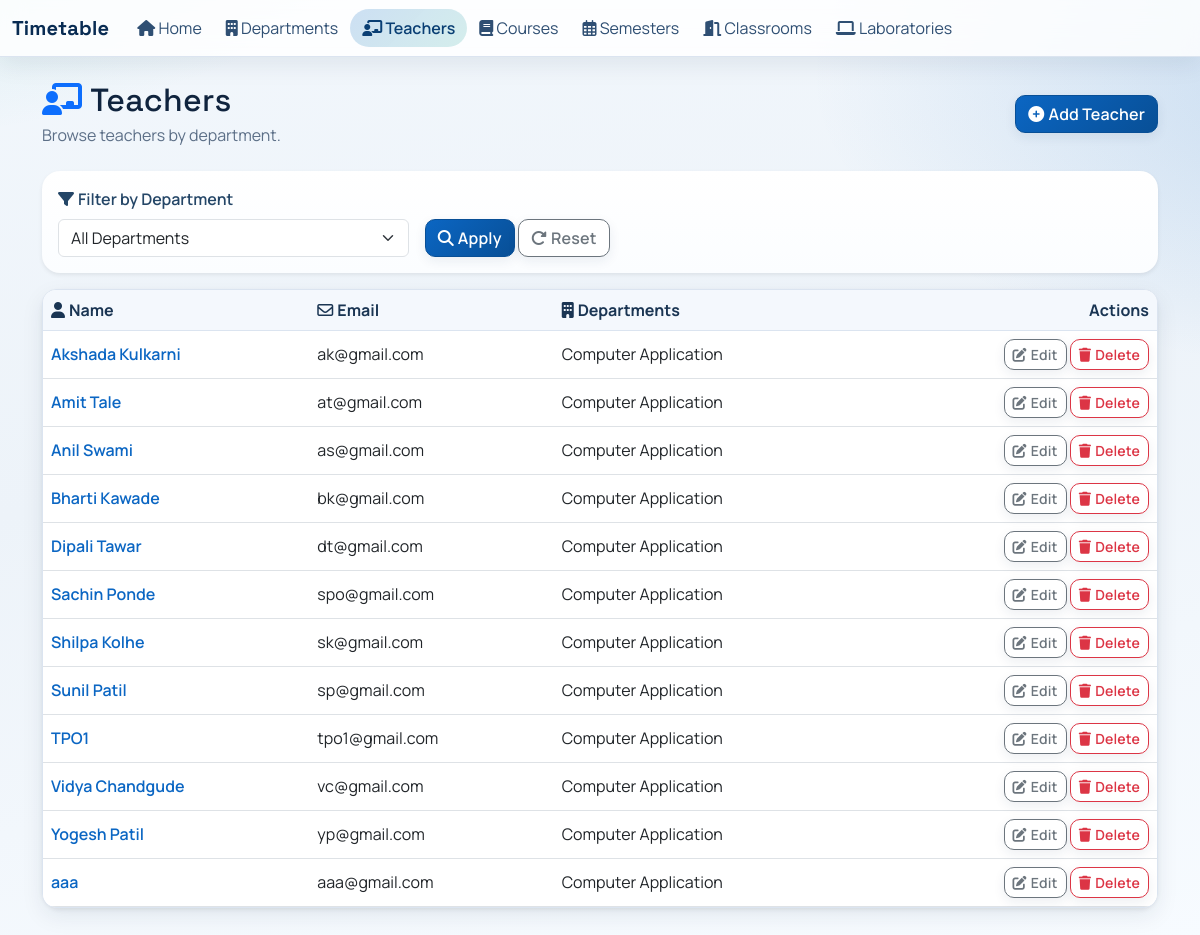
Screenshot of /teachers/ with the database file from the repository.
### scheduler/models.py (models this page shows, shortened)
class Teacher(models.Model):
    name = models.CharField(max_length=100)
    email = models.EmailField(unique=True)
    department = models.ForeignKey(
        Department,
        on_delete=models.SET_NULL,
        null=True,
        blank=True,
        related_name='teachers',
    )
    additional_departments = models.ManyToManyField(
        Department,
        blank=True,
        related_name='additional_teachers',
        help_text='Other departments this teacher can teach for',
    )
    known_subject_names = models.TextField(
        blank=True,
        default='',
        help_text='Reference-only subject names entered by user (comma separated).',
    )
    subjects_known = models.ManyToManyField(
        'Subject',
        blank=True,
        related_name='qualified_teachers',
        help_text='Subjects this teacher is capable of teaching',
    )
    def get_departments(self):
        departments = []
        if self.department_id:
            departments.append(self.department)
        additional = self.additional_departments.all().order_by('name')
        if self.department_id:
            additional = additional.exclude(pk=self.department_id)
        departments.extend(additional)
        return departments

class Department(models.Model):
    name = models.CharField(max_length=100)
    description = models.TextField(blank=True)

### scheduler/views.py (the view)
# urls.py: path('teachers/', views.TeacherListView.as_view(), name='teacher_list'),
class TeacherListView(ListView):
    model = Teacher
    template_name = 'teachers.html'
    context_object_name = 'teachers'
    def get_queryset(self):
        queryset = (
            Teacher.objects
            .select_related('department')
            .prefetch_related('additional_departments')
            .order_by('name')
        )
        dept_id = self.request.GET.get('dept')
        if dept_id:
            queryset = queryset.filter(
                Q(department_id=dept_id) | Q(additional_departments__id=dept_id)
            ).distinct()
        return queryset
    def get_context_data(self, **kwargs):
        context = super().get_context_data(**kwargs)
        dept_id = self.request.GET.get('dept', '')
        context['departments'] = Department.objects.order_by('name')
        context['selected_department'] = dept_id
        return context

### templates/teachers.html (shortened to what this page needs)
{% extends "base.html" %}
{% block content %}
<div class="d-flex justify-content-between align-items-center mb-4">
    <div>
        <h2 class="mb-1"><i class="fa-solid fa-chalkboard-user me-2 text-primary"></i>Teachers</h2>
        <p class="text-muted mb-0">Browse teachers by department.</p>
    </div>
    <a href="{% url 'scheduler:teacher_add' %}" class="btn btn-primary"><i class="fa-solid fa-circle-plus me-1"></i>Add Teacher</a>
</div>
<div class="card shadow-sm border-0 mb-3">
    <div class="card-body">
        <form method="get" class="row g-3 align-items-end">
            <div class="col-md-6 col-lg-4">
                <label for="dept" class="form-label"><i class="fa-solid fa-filter me-1"></i>Filter by Department</label>
                <select id="dept" name="dept" class="form-select">
                    <option value="">All Departments</option>
                </select>
            </div>
            <div class="col-auto">
                <button type="submit" class="btn btn-primary"><i class="fa-solid fa-magnifying-glass me-1"></i>Apply</button>
                <a href="{% url 'scheduler:teacher_list' %}" class="btn btn-outline-secondary"><i class="fa-solid fa-rotate-right me-1"></i>Reset</a>
            </div>
        </form>
    </div>
</div>
<div class="card shadow-sm border-0">
    <div class="table-responsive">
        <table class="table table-hover align-middle mb-0">
            <thead class="table-light">
                <tr>
                    <th><i class="fa-solid fa-user me-1"></i>Name</th>
                    <th><i class="fa-regular fa-envelope me-1"></i>Email</th>
                    <th><i class="fa-solid fa-building me-1"></i>Departments</th>
                    <th class="text-end">Actions</th>
                </tr>
            </thead>
            <tbody>
                {% for teacher in teachers %}
                <tr>
                    <td class="fw-semibold">
                        <a href="{% url 'scheduler:teacher_detail' teacher.pk %}" class="text-decoration-none">{{ teacher.name }}</a>
                    </td>
                    <td>{{ teacher.email }}</td>
                    <td>
                        {% with departments=teacher.get_departments %}
                            {% if departments %}
                                {% for dept in departments %}
                                    {% if not forloop.first %}, {% endif %}{{ dept.name }}
                                {% endfor %}
                            {% else %}
                                <span class="text-muted"><i class="fa-regular fa-circle-xmark me-1"></i>No department</span>
                            {% endif %}
                        {% endwith %}
                    </td>
                    <td class="text-end">
                        <a href="{% url 'scheduler:teacher_edit' teacher.pk %}" class="btn btn-sm btn-outline-secondary"><i class="fa-solid fa-pen-to-square me-1"></i>Edit</a>
                        <a href="{% url 'scheduler:teacher_delete' teacher.pk %}" class="btn btn-sm btn-outline-danger"><i class="fa-solid fa-trash me-1"></i>Delete</a>
                    </td>
                </tr>
                {% empty %}
                <tr>
                    <td colspan="4" class="text-center py-4 text-muted"><i class="fa-regular fa-folder-open me-2"></i>No teachers found for the selected filter.</td>
                </tr>
                {% endfor %}
            </tbody>
        </table>
    </div>
</div>
{% endblock %}

### static/css/styles.css (style rules this page uses)
:root { --app-bg: #edf3f9; --app-surface: #ffffff; --app-surface-soft: #f8fbff; --app-border: #dbe4f0; --app-text: #10243e; --app-muted: #5c6f87; --app-brand: #0b66c3; --app-brand-strong: #084f96; --app-brand-soft: rgba(11, 102, 195, 0.12); --app-accent: #0f9f8f; --app-danger: #c4384e; --radius-sm: 10px; --radius-md: 14px; --radius-lg: 18px; --shadow-sm: 0 8px 22px rgba(16, 36, 62, 0.08); --shadow-md: 0 16px 38px rgba(16, 36, 62, 0.14); --transition-fast: 180ms ease; --transition-slow: 300ms ease; }
* { box-sizing: border-box; }
html, body { min-height: 100%; }
body { font-family: "Manrope", "Segoe UI", Arial, sans-serif; color: var(--app-text); background: radial-gradient(1600px 750px at -20% -20%, rgba(15, 159, 143, 0.2), transparent 45%), radial-gradient(1400px 680px at 120% 8%, rgba(11, 102, 195, 0.2), transparent 45%), linear-gradient(170deg, #f2f7fc 0%, var(--app-bg) 45%, #f7fbff 100%); margin: 0; overflow-x: hidden; }
h1, h2, h3, h4, h5, h6, .navbar-brand { font-family: "Space Grotesk", "Manrope", sans-serif; letter-spacing: 0.01em; }
.text-muted { color: var(--app-muted) !important; }
p, small { color: inherit; }
a { color: var(--app-brand); transition: color var(--transition-fast); }
.card { border: 1px solid var(--app-border); border-radius: var(--radius-lg); box-shadow: var(--shadow-sm); background-color: #ffffff; background-image: linear-gradient(180deg, #ffffff 0%, #fbfdff 100%); transition: transform var(--transition-fast), box-shadow var(--transition-slow), border-color var(--transition-fast); }
.table-responsive { border: 1px solid var(--app-border); border-radius: var(--radius-md); background: #fff; box-shadow: var(--shadow-sm); }
.table { margin-bottom: 0; }
.table thead th { font-weight: 700; color: #1a3553; background-color: #f4f8fd; border-bottom: 1px solid var(--app-border); }
form p label, .form-label { font-weight: 600; color: #244667; margin-bottom: 0.45rem; }
form input:not([type="checkbox"]):not([type="radio"]):not([type="submit"]):not([type="button"]):not([type="reset"]), form select, form textarea { border-radius: var(--radius-sm); border: 1px solid #cdd8e6; background: #fff; color: var(--app-text); transition: border-color var(--transition-fast), box-shadow var(--transition-fast), transform var(--transition-fast); }
.btn { font-weight: 600; letter-spacing: 0.01em; border-radius: var(--radius-sm); border-width: 1px; box-shadow: 0 4px 12px rgba(25, 50, 86, 0.08); transition: transform var(--transition-fast), box-shadow var(--transition-fast), filter var(--transition-fast); }
.btn-primary { background: linear-gradient(135deg, var(--app-brand) 0%, var(--app-brand-strong) 100%); border-color: var(--app-brand-strong); }
.btn-outline-primary, .btn-outline-danger, .btn-outline-secondary { background: #fff; }
.reveal-in { opacity: 1; transform: translateY(0); transition: opacity 420ms ease, transform 420ms ease; }

### rows the page displays
Teacher: name "Akshada Kulkarni", email "ak@gmail.com"
Department: name "Computer Application"
Teacher: name "Amit Tale", email "at@gmail.com"
Teacher: name "Anil Swami", email "as@gmail.com"
Teacher: name "Bharti Kawade", email "bk@gmail.com"
Teacher: name "Dipali Tawar", email "dt@gmail.com"
Teacher: name "Sachin Ponde", email "spo@gmail.com"
Teacher: name "Shilpa Kolhe", email "sk@gmail.com"
Teacher: name "Sunil Patil", email "sp@gmail.com"
Teacher: name "TPO1", email "tpo1@gmail.com"
Teacher: name "Vidya Chandgude", email "vc@gmail.com"
Teacher: name "Yogesh Patil", email "yp@gmail.com"
Teacher: name "aaa", email "aaa@gmail.com"
